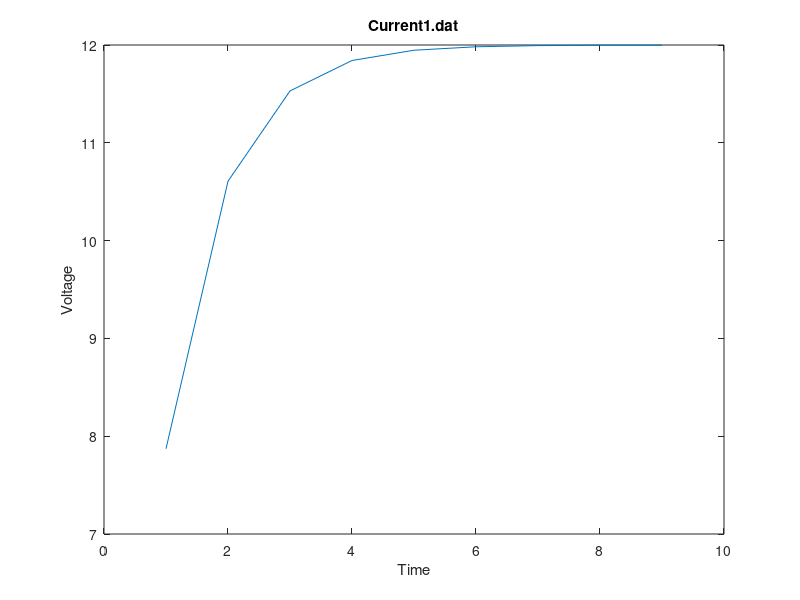
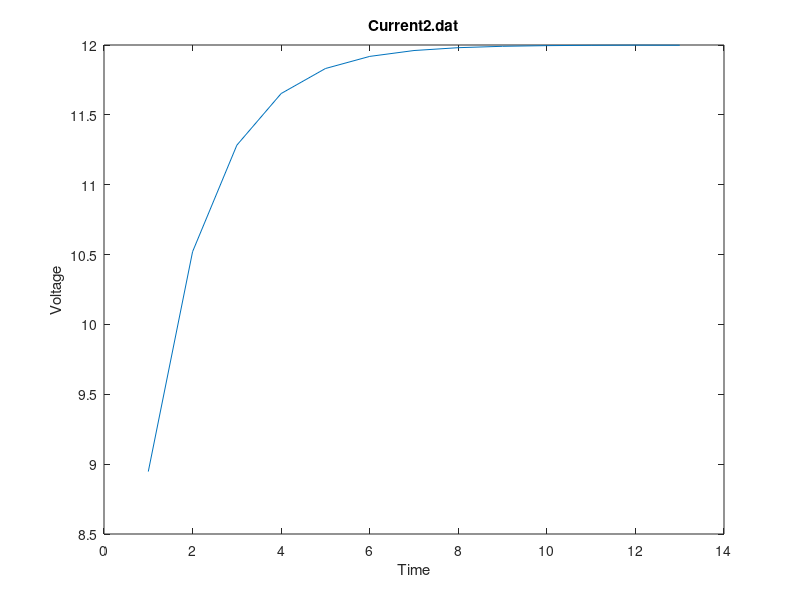
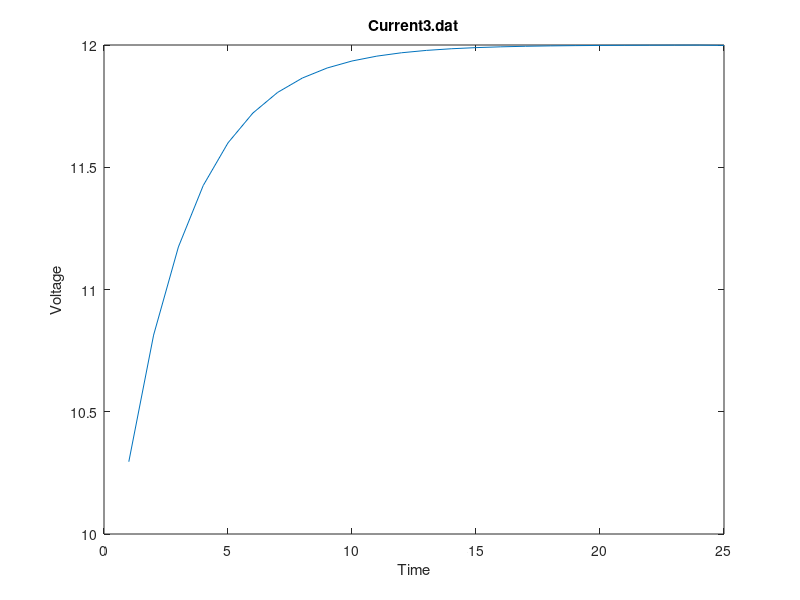
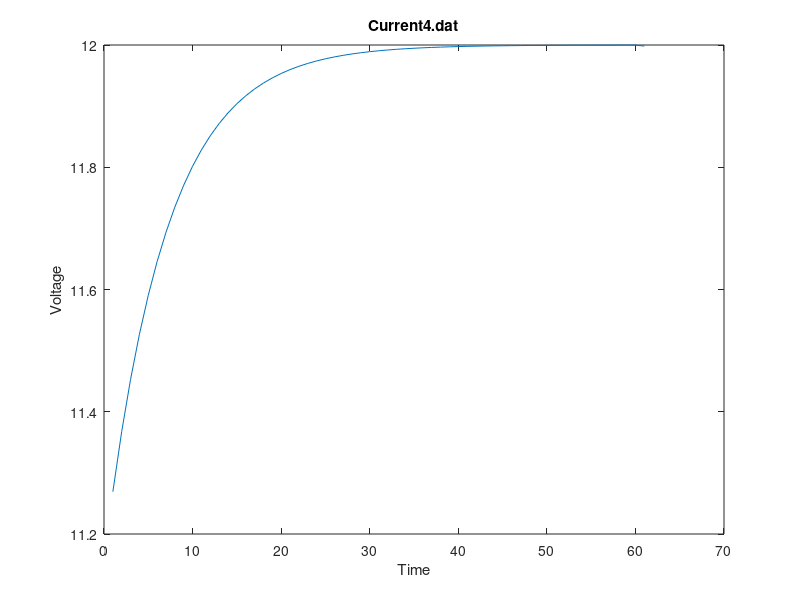

MATLAB code for these plots, in order:
clear all
clc

load current1.dat
load current2.dat
load current3.dat
load current4.dat

cur1 = ones(9,2);
cur2 = ones(13,2);
cur3 = ones(25,2);
cur4 = ones(61,2);

%forward difference method

for a=1:9
for b=1:2
    
cur1(a,b) = current1(a,b);

end
end

for w=1:8
    h1f(w,1) = cur1(2,1);
    p1(w,1) = (cur1((w+1),2)-cur1(w,2))/h1f(w,1); %forward difference method formula
    p1(w,1);
    p1(9,1)=0;
    h1f(9,1)=0;
end

for a=1:13
for b=1:2
    
cur2(a,b) = current2(a,b);
end
end

for w=1:12
    h2f(w,1) = cur2(2,1);
    p2(w,1) = (cur2((w+1),2)-cur2(w,2))/h2f(w,1); %forward difference method formula
    p2(w,1);
    p2(13,1)=0;
end

for a=1:25
for b=1:2
    
cur3(a,b) = current3(a,b);

end
end

for w=1:24
    h3f(w,1) = cur3(2,1);
    p3(w,1) = (cur3((w+1),2)-cur3(w,2))/h3f(w,1); %forward difference method formula
    p3(w,1);
    p3(25,1)=0;
end

for a=1:61
for b=1:2
    
cur4(a,b) = current4(a,b);

end
end

for w=1:60
    h4f(w,1) = cur4(2,1);
    p4(w,1) = (cur4((w+1),2)-cur4(w,2))/h4f(w,1); %forward difference method formula
    p4(w,1);
    p4(61,1)=0;
end

%backward difference method

a=9;
b=2;

while b>1

while a>1
    
cur1(a,b) = current1(a,b);

a=a-1;
end
b=b-1;
end

w=9;

while w>1
    h1b(w,1) = cur1(2,1);
    y1(w,1) = ((cur1(w,2))-cur1((w-1),2))/h1b(w,1); %backward difference method formula
    w=w-1;
    y1(w,1);
end

a=13;
b=2;

while b>1

while a>1
    
cur2(a,b) = current2(a,b);

a=a-1;
end
b=b-1;
end

w=13;

while w>1
    h2b(w,1) = cur2(2,1);
    y2(w,1) = ((cur2(w,2))-cur2((w-1),2))/h2b(w,1); %backward difference method formula
    w=w-1;
    y2(w,1);
end

a=25;
b=2;

while b>1

while a>1
    
cur3(a,b) = current3(a,b);

a=a-1;
end
b=b-1;
end

w=25;

while w>1
    h3b(w,1) = cur3(2,1);
    y3(w,1) = ((cur3(w,2))-cur3((w-1),2))/h3b(w,1); %backward difference method formula
    w=w-1;
    y3(w,1);
end

a=61;
b=2;

while b>1

while a>1
    
cur4(a,b) = current4(a,b);

a=a-1;
end
b=b-1;
end

w=61;

while w>1
    h4b(w,1) = cur4(2,1);
    y4(w,1) = ((cur4(w,2))-cur4((w-1),2))/h4b(w,1); %backward difference method formula
    w=w-1;
    y4(w,1);
end

%midpoint method

a=1;
b=1;

while b<2

while a<9
    
cur1(a,b) = current1(a,b);

a=a+1;
end
b=b+1;
end

w=2;

while w<9
    h1m(w,1) = cur1(2,1);
    v1(w,1) = ((cur1(w+1,2))-cur1((w-1),2))/2*h1m(w,1); %midpoint method formula
    w=w+1;
    v1(9,1)=0;
end

a=1;
b=1;

while b<2

while a<13
    
cur2(a,b) = current2(a,b);

a=a+1;
end
b=b+1;
end

w=2;

while w<13
    h2m(w,1) = cur2(2,1);
    v2(w,1) = ((cur2(w+1,2))-cur2((w-1),2))/2*h2m(w,1); %midpoint method formula
    w=w+1;
    v2(13,1)=0;
end

a=1;
b=1;

while b<2

while a<25
    
cur3(a,b) = current3(a,b);

a=a+1;
end
b=b+1;
end

w=2;

while w<25
    h3m(w,1) = cur3(2,1);
    v3(w,1) = ((cur3(w+1,2))-cur3((w-1),2))/2*h3m(w,1); %midpoint method formula
    w=w+1;
    v3(25,1)=0;
end

a=1;
b=1;

while b<2

while a<61
    
cur4(a,b) = current4(a,b);

a=a+1;
end
b=b+1;
end

w=2;

while w<61
    h4m(w,1) = cur4(2,1);
    v4(w,1) = ((cur4(w+1,2))-cur4((w-1),2))/2*h4m(w,1); %midpoint method formula
    w=w+1;
    v4(61,1)=0;
end

L = 0.98;
R = 14.2;

%forward inductance

for zf=1:9
    
 Ezf(zf,1) = L*p1(zf,1)+R*current1(zf,2); % Inductance formula
 
end

 for xf=1:13
     
 Exf(xf,1) = L*p2(xf,1)+R*current2(xf,2); % Inductance formula
  
end

 for ff=1:25
     
 Eff(ff,1) = L*p3(ff,1)+R*current3(ff,2); % Inductance formula
  
 end
 
 for gf=1:61
      
  Egf(gf,1) = L*p4(gf,1)+R*current4(gf,2); % Inductance formula
  
 end
 
%backward inductance 
 
 for zb=1:9
      
  Ezb(zb,1) = L*y1(zb,1)+R*current1(zb,2); % Inductance formula
   
  end
 
  for xb=1:13
      
  Exb(xb,1) = L*y2(xb,1)+R*current2(xb,2); % Inductance formula
   
  end
  
  for fb=1:25
      
  Efb(fb,1) = L*y3(fb,1)+R*current3(fb,2); % Inductance formula
   
  end
  
  for gb=1:61
      
  Egb(gb,1) = L*y4(gb,1)+R*current4(gb,2); % Inductance formula
   
  end
  
  %midpoint inductance
  
  for zm=1:9
      
  Ezm(zm,1) = L*v1(zm,1)+R*current1(zm,2); % Inductance formula
  
  end
 
  for xm=1:13
      
  Exm(xm,1) = L*v2(xm,1)+R*current2(xm,2); % Inductance formula
   
  end
  
  for fm=1:25
      
  Efm(fm,1) = L*v3(fm,1)+R*current3(fm,2); % Inductance formula
   
  end
  
  for gm=1:61
      
  Egm(gm,1) = L*v4(gm,1)+R*current4(gm,2); % Inductance formula
   
  end
 
   %forward plots
   
   A=h1f(:,1);
   A=Ezf(:,1);
   plot(A);
   xlabel('Time');
   ylabel('Voltage');
   title('Current1.dat');
   
   figure();
   
   B=h2f(:,1);
   B=Exf(:,1);
   plot(B);
   xlabel('Time');
   ylabel('Voltage');
   title('Current2.dat');
   
   figure();
   
   C=h3f(:,1);
   C=Eff(:,1);
   plot(C);
   xlabel('Time');
   ylabel('Voltage');
   title('Current3.dat');
   
   figure();
   
   D=h4f(:,1);
   D=Egf(:,1);
   plot(D);
   xlabel('Time');
   ylabel('Voltage');
   title('Current4.dat');
   
   figure();
   
  %backward plots
  
  E=h1b(:,1);
  E=Ezb(:,1);
  plot(E);
  xlabel('Time');
  ylabel('Voltage');
  title('Current1.dat');

  figure();
  
  F=h2b(:,1);
  F=Exb(:,1);
  plot(F);
  xlabel('Time');
  ylabel('Voltage');
  title('Current2.dat');
  
  figure();
  
  G=h3b(:,1);
  G=Efb(:,1);
  plot(G);
  xlabel('Time');
  ylabel('Voltage');
  title('Current3.dat');
  
  figure();
  
  H=h4b(:,1);
  H=Egb(:,1);
  plot(H);
  xlabel('Time');
  ylabel('Voltage');
  title('Current4.dat');
   
  figure();
   
  %midpoint plots
   
  T=h1m(:,1);
  T=Ezm(:,1);
  plot(T);
  xlabel('Time');
  ylabel('Voltage');
  title('Current1.dat');
  
  figure();
  
  P=h2m(:,1);
  P=Exm(:,1);
  plot(P);
  xlabel('Time');
  ylabel('Voltage');
  title('Current2.dat');
  
  figure();
  
  Q=h3m(:,1);
  Q=Efm(:,1);
  plot(Q);
  xlabel('Time');
  ylabel('Voltage');
  title('Current3.dat');
  
  figure();
  
  S=h4m(:,1);
  S=Egm(:,1);
  plot(S);
  xlabel('Time');
  ylabel('Voltage');
  title('Current4.dat');
   
  figure();

  % forward plots

    N=h1f(:,1);
    N=p1(:,1);
    plot(N);
    xlabel('Time');
    ylabel('Derivative Current');
    title('Current1.dat');

    figure();
    
    M=h2f(:,1);
    M=p2(:,1);
    plot(M);
    xlabel('Time');
    ylabel('Derivative Current');
    title('Current2.dat');
    
    figure();
    
    K=h3f(:,1);
    K=p3(:,1);
    plot(K);
    xlabel('Time');
    ylabel('Derivative Current');
    title('Current3.dat');
    
    figure();
    
    O=h4f(:,1);
    O=p4(:,1);
    plot(O);
    xlabel('Time');
    ylabel('Derivative Current');
    title('Current4.dat');
    
    figure();

  % backward plots
    
    W=h1b(:,1);
    W=y1(:,1);
    plot(W);
    xlabel('Time');
    ylabel('Derivative Current');
    title('Current1.dat');
    
    figure();
    
    X=h2b(:,1);
    X=y2(:,1);
    plot(X);
    xlabel('Time');
    ylabel('Derivative Current');
    title('Current2.dat');
    
    figure();
    
    V=h3b(:,1);
    V=y3(:,1);
    plot(V);
    xlabel('Time');
    ylabel('Derivative Current');
    title('Current3.dat');
    
    figure();
    
    U=h4b(:,1);
    U=y4(:,1);
    plot(U);
    xlabel('Time');
    ylabel('Derivative Current');
    title('Current4.dat');
    
    figure();
    
    %mid plots
    
    I=h1m(:,1);
    I=v1(:,1);
    plot(I);
    xlabel('Time');
    ylabel('Derivative Current');
    title('Current1.dat');
     
    figure();
     
    J=h2m(:,1);
    J=v2(:,1);
    plot(J);
    xlabel('Time');
    ylabel('Derivative Current');
    title('Current2.dat');
    
    figure();
     
    GS=h3m(:,1);
    GS=v3(:,1);
    plot(GS);
    xlabel('Time');
    ylabel('Derivative Current');
    title('Current3.dat');
     
    figure();
     
    GB=h4m(:,1);
    GB=v4(:,1);
    plot(GB);
    xlabel('Time');
    ylabel('Derivative Current');
    title('Current4.dat');
   